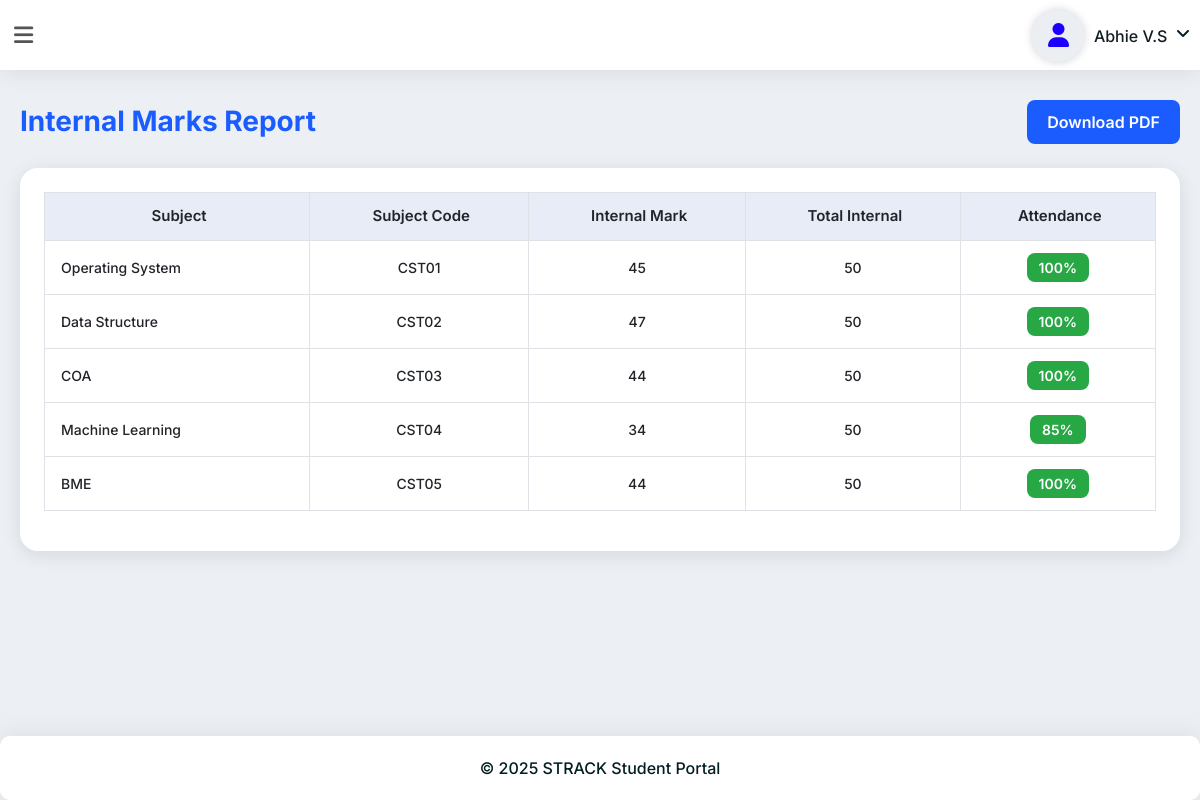
The page /StudentPortal/StudentReportPage/ (signed in) on the database its author committed.
### TeacherApp/models.py (models this page shows, shortened)
class Studentdb(models.Model):
    Student_name = models.CharField(max_length=30, null=True, blank=True)
    Student_rollno = models.IntegerField(null=True, blank=True)
    Student_regid = models.CharField(max_length=30, null=True, blank=True)
    Student_batch = models.CharField(max_length=30, null=True, blank=True)
    Student_sem = models.CharField(max_length=30, null=True, blank=True)
    Student_duration = models.CharField(max_length=30, null=True, blank=True)
    Student_email=models.EmailField(null=True,blank=True)
    Student_phone = models.IntegerField(null=True, blank=True)
    Student_prof = models.ImageField(upload_to="Student Profile Image", null=True, blank=True)
    Student_password = models.CharField(max_length=10, null=True, blank=True)
    Student_confirm=models.CharField(max_length=10,null=True,blank=True)

class Subjectdb(models.Model):
    Subject_name = models.CharField(max_length=30, null=True, blank=True)
    Subject_code = models.CharField(max_length=30, null=True, blank=True)
    Subject_teacher = models.CharField(max_length=30, null=True, blank=True)
    Subject_sem = models.CharField(max_length=30, null=True, blank=True)
    Subject_dep = models.CharField(max_length=30, null=True, blank=True)

### StudentApp/views.py (the view)
# urls.py: path('StudentReportPage/', views.StudentReportPage, name="StudentReportPage"),
def StudentReportPage(request):
    student = Studentdb.objects.get(id=request.session['StudentId'])
    internal = Internalmarkdb.objects.filter(Student=request.session['StudentId'])
    attendance = []
    for i in internal:
        subject = i.Subject
        Total_class = Attendancedb.objects.filter(Student=student, Subject=subject).count()
        present_class = Attendancedb.objects.filter(Student=student, Subject=subject, Status="Present").count()
        if Total_class == 0:
            percentages = 0
        else:
            percentages = round((present_class / Total_class) * 100)
        attendance.append({'subject': subject.Subject_name,
                           'subjectcode': subject.Subject_code,
                           'internalmark': i.Internalmark,
                           'totalmark': i.Totalmark,
                           'percentages': percentages})
    return render(request, 'StudentReport.html', {'student': student, 'internal': internal, 'attendance': attendance})

### StudentApp/templates/StudentReport.html
{% extends 'base.html' %}
{% load static %}
{% block content %}
<div class="pd-ltr-20">
    <div class="d-flex justify-content-between align-items-center mb-4">
        <h3 style="font-weight:700; color:#1b5cff;">Internal Marks Report</h3>
        <a href="{% url 'DownloadInternalPdf' %}"
           class="btn btn-primary"
           style="background:#1b5cff; border:none; padding:10px 20px; border-radius:8px; font-weight:600;">
            Download PDF
        </a>
    </div>
    <div class="card-box p-4"
         style="border-radius:18px; background:#ffffff; box-shadow:0 4px 18px rgba(0,0,0,0.1);">
        <table class="table table-bordered table-hover">
            <thead style="background-color:#e8ecf7;">
            <tr class="text-center">
                <th>Subject</th>
                <th>Subject Code</th>
                <th>Internal Mark</th>
                <th>Total Internal</th>
                <th>Attendance</th>
            </tr>
            </thead>
            <tbody>
            {% for i in attendance %}
            <tr class="text-center">
                <td style="text-align:left; font-weight:500;">{{ i.subject }}</td>
                <td>{{ i.subjectcode }}</td>
                <td>{{ i.internalmark }}</td>
                <td>{{ i.totalmark }}</td>
                <td>
                    {% if i.percentages < 75 %}
                        <span style="background:#ff4d4d; color:white; padding:6px 12px; border-radius:8px; font-weight:600;">
                            {{ i.percentages }}%
                        </span>
                    {% else %}
                        <span style="background:#28a745; color:white; padding:6px 12px; border-radius:8px; font-weight:600;">
                            {{ i.percentages }}%
                        </span>
                    {% endif %}
                </td>
            </tr>
            {% endfor %}
            </tbody>
        </table>
    </div>
</div>
{% endblock %}

### StudentApp/templates/base.html (shortened to what this page needs)
<!DOCTYPE html>
{% load static %}
<html>
<head>
    <link rel="stylesheet" href="https://cdnjs.cloudflare.com/ajax/libs/font-awesome/6.5.0/css/all.min.css">
    <link rel="stylesheet" href="{% static 'Studentside/vendors/styles/core.css' %}">
    <link rel="stylesheet" href="{% static 'Studentside/vendors/styles/icon-font.min.css' %}">
    <link rel="stylesheet" href="{% static 'Studentside/vendors/styles/style.css' %}">
</head>
<body>
<div class="main-body">
    <div class="header">
        <div class="header-left">
            <div class="menu-icon"><i class="fa-solid fa-bars"></i></div>
        </div>
        <div class="header-right">
            <div class="user-info-dropdown">
                <div class="dropdown">
                    <a class="dropdown-toggle" data-toggle="dropdown">
                        <span class="user-icon"><i class="fa-solid fa-user"></i></span>
                        <span class="user-name">{{student.Student_name}}</span>
                    </a>
                </div>
            </div>
        </div>
    </div>
    <div class="main-container">
        <div class="content-wrapper">
            {% block content %}{% endblock %}
        </div>
        <div class="footer-wrap pd-20 card-box mb-0 text-center">
            © 2025 STRACK Student Portal
        </div>
    </div>
</div>
</body>
</html>

### StudentApp/templates/base.html (style rules this page uses)
html, body { height: 100%; margin: 0; display: flex; flex-direction: column; }
.main-body { flex: 1; display: flex; flex-direction: column; }
.main-container { flex: 1; display: flex; flex-direction: column; }
.content-wrapper { flex: 1; display: flex; flex-direction: column; }

### rows shown on the page
Studentdb: Student_name "Abhie V.S"
Subjectdb: subject "Operating System", subjectcode "CST01"
Subjectdb: subject "Data Structure", subjectcode "CST02"
Subjectdb: subject "COA", subjectcode "CST03"
Subjectdb: subject "Machine Learning", subjectcode "CST04"
Subjectdb: subject "BME", subjectcode "CST05"

### other values the page prints
{{ i.internalmark }} "45" "47" "44" "34" "44"
{{ i.totalmark }} "50" "50" "50" "50" "50"
{{ i.percentages }} "100" "100" "100" "85" "100"
